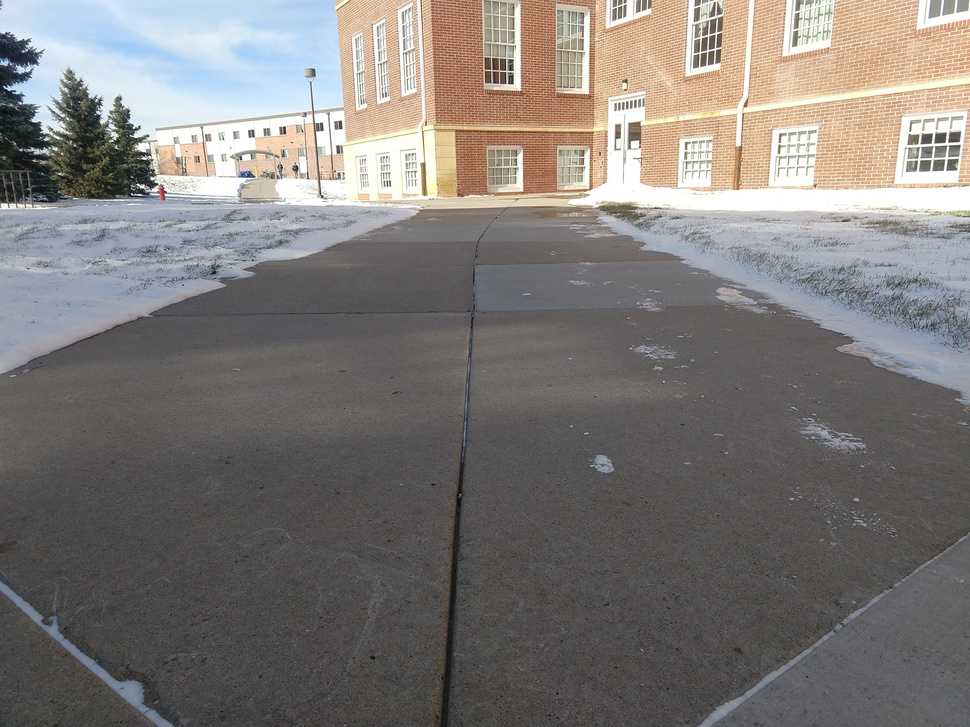
#> input picture pic.jpg, 970 x 727 px, shrunk from 4032 x 3024 before the run, given in place of Sunday.mp4, which was not available
$ python finalCode.py
#> lines starting #> are read from the running program, lines starting #| are printed output that depends on the picture; after the words box and inside, x2 and y2 are one past the last pixel; in counts of white or black regions, pixels touching at a corner belong together; long printed decimals are rounded; pictures that were not available may be replaced by others from this repository, and a replacement may not be noted
#> in video, frame is the input picture: shape (727, 970, 3); mean B, G, R 119.6, 122.2, 126
import cv2
import numpy as np
from math import *


#  Mask the side walk
def mask_image(iframe):
    hsv = cv2.cvtColor(iframe, cv2.COLOR_BGR2HSV)
#> hsv: shape (727, 970, 3); mean H, S, V 56.2, 25.4, 130.9
    ret, thresh = cv2.threshold(hsv, 240, 255, cv2.THRESH_BINARY)
#> thresh: shape (727, 970, 3); mean H, S, V 0, 0, 29.2
    iframe[thresh == 255] = 0
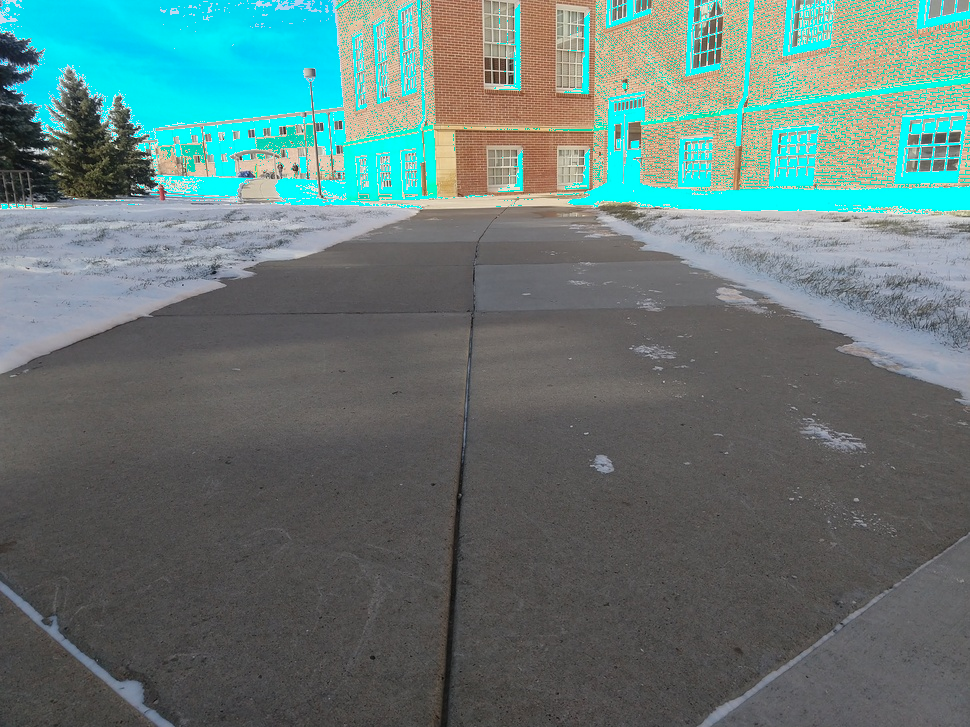
#> iframe: shape (727, 970, 3); 11.43% of pixels changed, all inside (x1, y1, x2, y2) = (0, 0, 970, 215)
    #lower_gray = np.array([3, 4, 21], dtype="uint8") #allgrass, allsnow
    lower_gray = np.array([0, 0, 0], dtype="uint8") # 1x, 1.5x
    #upper_gray = np.array([30, 40, 220], dtype="uint8")
    #upper_gray = np.array([200, 30, 220], dtype="uint8") #1x
    upper_gray = np.array([220, 80, 230], dtype="uint8") #1.5x, 1x
    #upper_gray = np.array([60, 50, 240], dtype="uint8")
    #upper_gray = np.array([40, 60, 200], dtype="uint8") #allgrass, allsnow

    mask_gr = cv2.inRange(hsv, lower_gray, upper_gray)
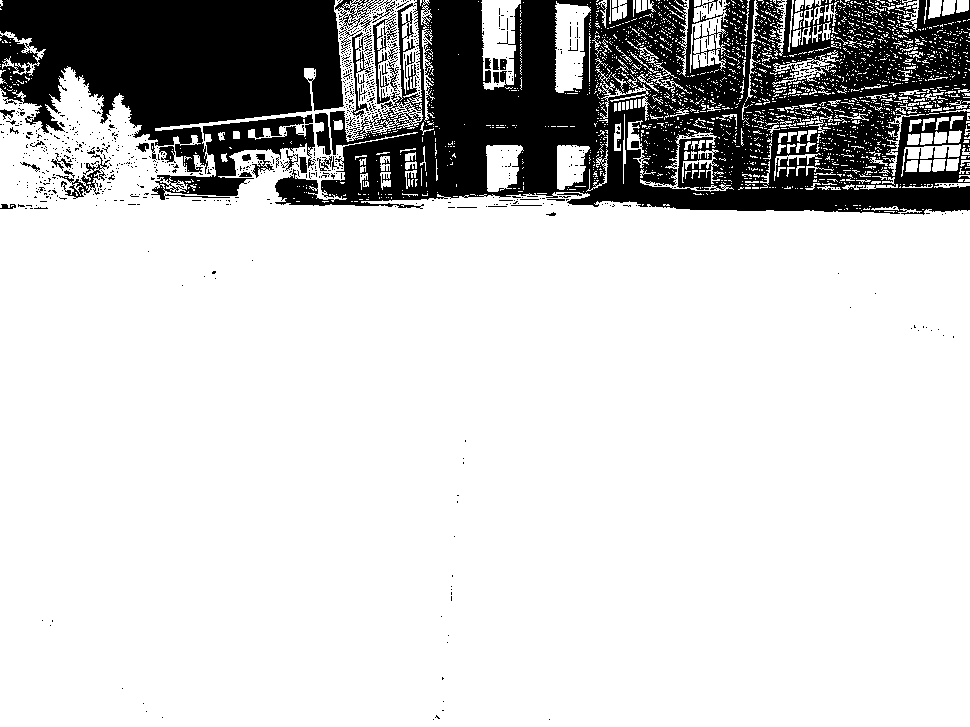
#> mask_gr: shape (727, 970); 80% white; 872 black regions (822 under 20 px), largest, box (x1, y1, x2, y2) and area: (275, 0, 970, 215) 90924, (0, 0, 344, 174) 38386, (151, 114, 315, 200) 4627
    mask_gr_img = cv2.bitwise_and(iframe, iframe, mask=mask_gr)
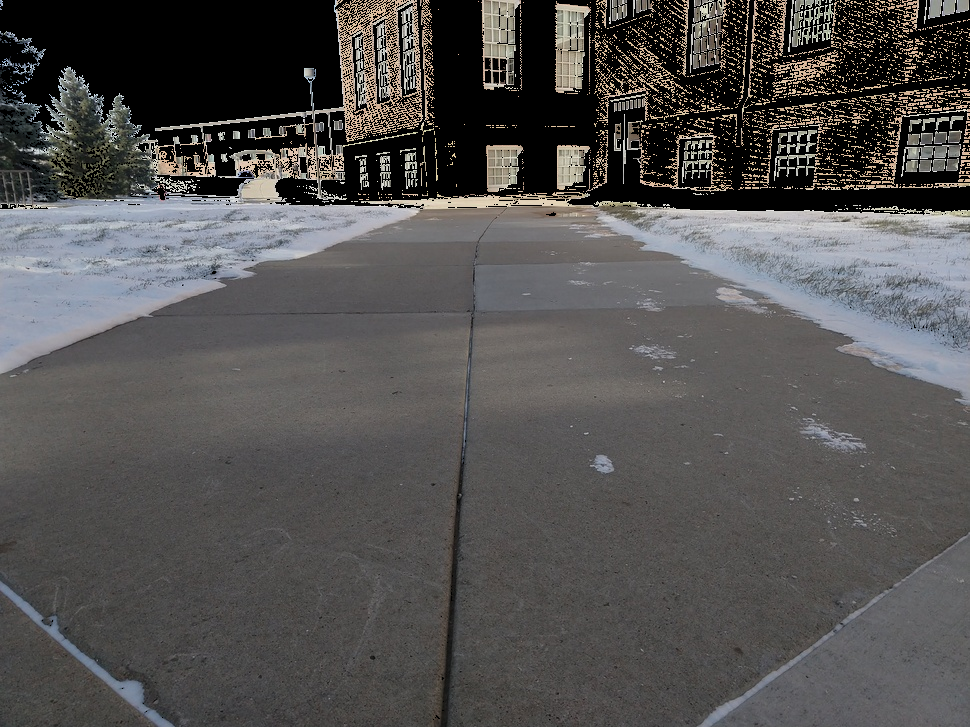
#> mask_gr_img: shape (727, 970, 3); mean B, G, R 81.3, 81.9, 83.3

    return mask_gr_img


#  Otsus Binarization for thresholding
def otsuBin(img):
    img = cv2.cvtColor(img, cv2.COLOR_RGB2GRAY)
    # Otsu's thresholding after Gaussian filtering
    blur = cv2.GaussianBlur(img, (5, 5), 10)
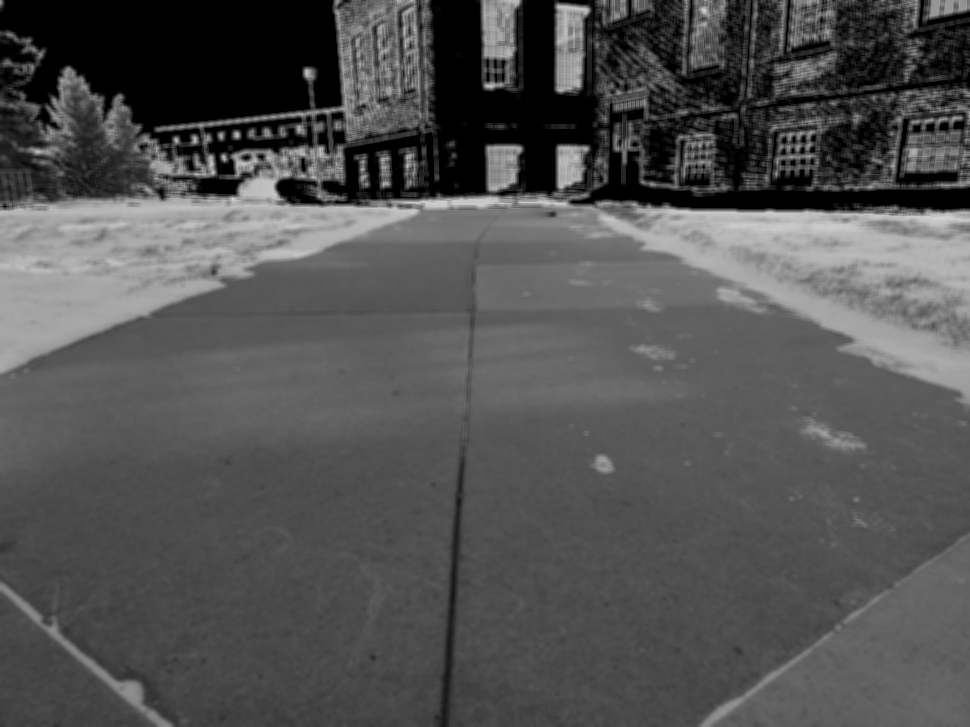
#> blur: shape (727, 970); min 0, max 214, mean 82
    ret3, th3 = cv2.threshold(blur, 0, 255, cv2.THRESH_BINARY + cv2.THRESH_OTSU)
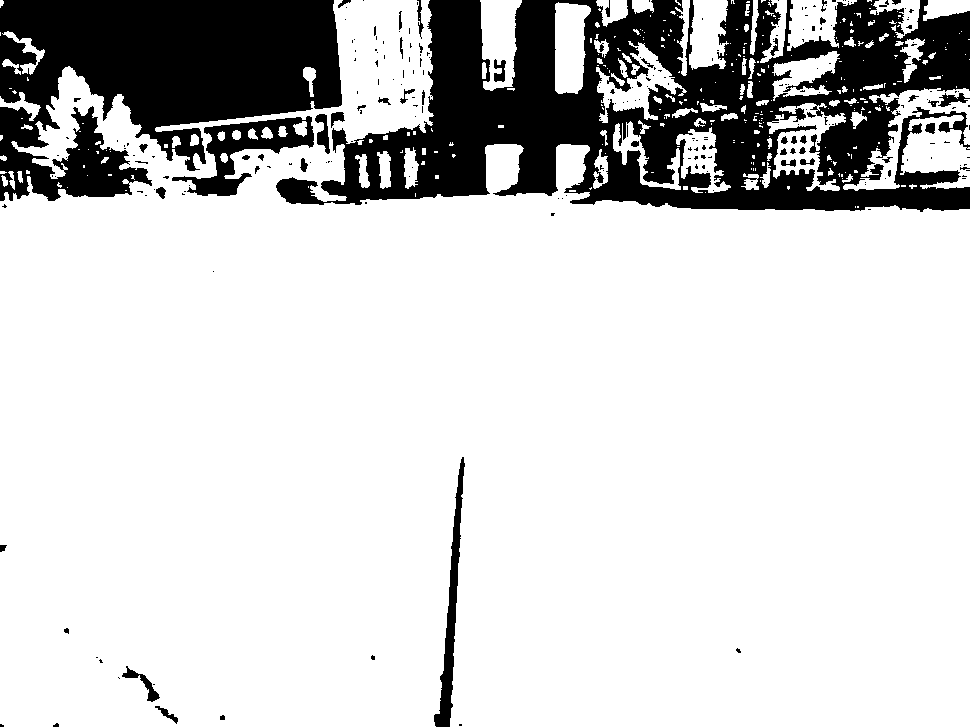
#> th3: shape (727, 970); 81.2% white; 242 black regions (191 under 20 px), largest, box (x1, y1, x2, y2) and area: (276, 0, 970, 212) 78244, (0, 0, 342, 201) 44971, (172, 116, 314, 196) 3706
#> ret3 = 56
    return th3


#  Return the midpoint of the lane
#  Returns x(col), y(row), h(image height, row), r(image width, col)
def averageMidPoint(img, y):
    masked = mask_image(img)
    ost = otsuBin(masked)
    h, w, r = img.shape
#> h = 727; w = 970; r = 3
    index = np.where(ost[y][:] == 255)
    x = index[0]
#> x = 517 values from 4 to 611
    avgX = np.average(x)
#> avgX = 295.5
    if isnan(avgX) is False:
        cv2.line(masked, (int(w/2), int(h)), (int(avgX), y), [255, 255, 0], 8)
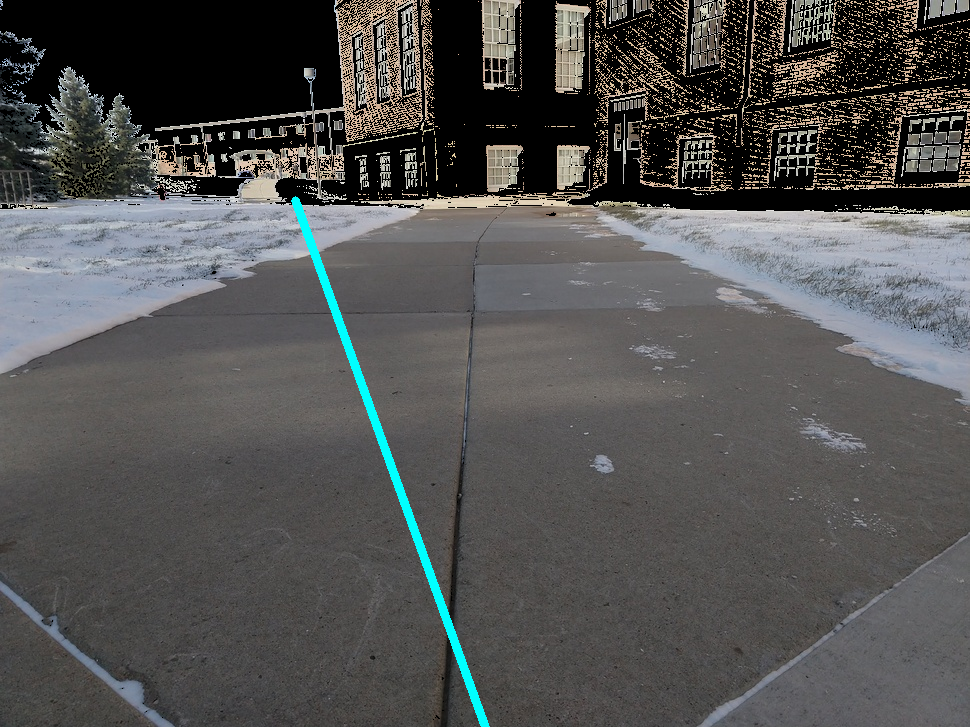
#> masked: shape (727, 970, 3); 0.69% of pixels changed, all inside (x1, y1, x2, y2) = (291, 196, 490, 727)
        return masked, avgX, y, h, w
    else:
        return masked, h/2, w/2, h, w


#  Capture the Video
def video():
    #cap = cv2.VideoCapture("2x_noshadows.avi")
    #cap = cv2.VideoCapture("1x_minorshadows.avi")
    #cap = cv2.VideoCapture("1.5x_noshadows.avi")
    cap = cv2.VideoCapture("Sunday.mp4")
    #cap = cv2.VideoCapture("allsnow.mp4")
    while cap.isOpened():

        ret, frame = cap.read()
        if ret is True:
            res, x, y, h, w = averageMidPoint(frame, 200)
#> x = 295.5; y = 200; h = 727; w = 970
            print(x, y, h, w)
#| 295.478 200 727 970
            #print(frame[int(y)][int(x)][:])
            cv2.namedWindow('final', cv2.WINDOW_NORMAL)
            cv2.imshow("final", res)
            if cv2.waitKey(25) & 0xFF == ord('q'):
#> (key q is pressed here)
                break

        else:
            break
    cap.release()
    cv2.destroyAllWindows()

video()
